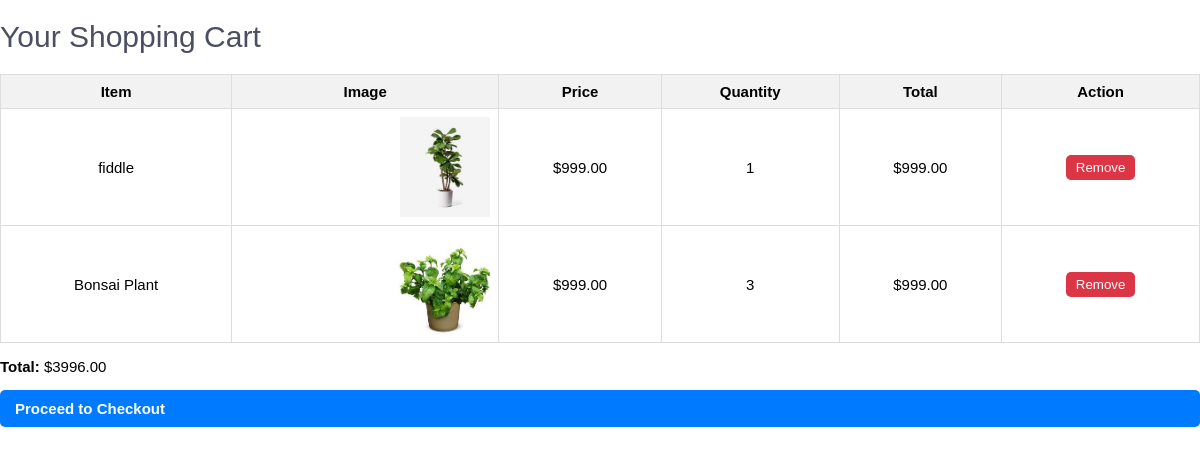
The app's page /cart/ (signed in) with its own data.
### myapp/models.py (models this page shows, shortened)
class CartItem(models.Model):
    cart = models.ForeignKey(Cart, on_delete=models.CASCADE, related_name="items")
    product = models.ForeignKey(Product, on_delete=models.CASCADE)
    quantity = models.PositiveIntegerField(default=1)

class Product(models.Model):
    name = models.CharField(max_length=255)
    category = models.ForeignKey(Category, on_delete=models.SET_NULL, null=True, blank=True)
    price = models.DecimalField(max_digits=10, decimal_places=2)
    stock = models.PositiveIntegerField(default=0)
    image = models.ImageField(upload_to='product_images/', null=True, blank=True)

### myapp/views.py (the view)
# urls.py: path('cart/', views.cart_view, name='cart'),
@login_required
def cart_view(request):
    cart = Cart.objects.filter(user=request.user).first()
    if not cart:
        return render(request, 'cart.html', {'cart_items': [], 'total_price': 0})
    cart_items = cart.items.all()  # or use cart.items.all() if you set related_name="items"
    total_price = sum(item.product.price * item.quantity for item in cart_items)
    return render(request, 'cart.html', {'cart_items': cart_items, 'total_price': total_price})

### myapp/templates/cart.html (shortened to what this page needs)
{% load static %}
<!DOCTYPE html>
<html lang="en">
<head>
    <link rel="stylesheet" href="{% static 'css/style.css' %}">
</head>
<body>
    {% block content %}
    <h1>Your Shopping Cart</h1>
    {% if cart_items %}
        <table>
            <thead>
                <tr>
                    <th>Item</th>
                    <th>Image</th>
                    <th>Price</th>
                    <th>Quantity</th>
                    <th>Total</th>
                    <th>Action</th>
                </tr>
            </thead>
            <tbody>
                {% for item in cart_items %}
                    <tr>
                        <td>{{ item.product.name }}</td>
                        <td>
                            <img src="{{ item.product.image.url }}" alt="{{ item.product.name }}" class="product-image">
                        </td>
                        <td>${{ item.product.price|floatformat:2 }}</td>
                        <td>{{ item.quantity }}</td>
                        <td>${{ item.product.price|floatformat:2 }}</td>
                        <td>
                            <form method="post" action="{% url 'remove_from_cart' item.product.id %}">
                                <button type="submit" class="remove-button">Remove</button>
                            </form>
                        </td>
                    </tr>
                {% endfor %}
            </tbody>
        </table>
        <p><strong>Total:</strong> ${{ total_price|floatformat:2 }}</p>
         <a href="{% url 'checkout' %}" class="buy-now-button">Proceed to Checkout</a>
    {% else %}
        <p>Your cart is empty.</p>
    {% endif %}
    {% endblock %}
</body>
</html>

### myapp/static/style.css (style rules this page uses)
body { font-size: 15px; font-family: 'Poppins', sans-serif; background-color: white; overflow-x: hidden; margin: 0px; padding: 0px; }
html { background-color: white; }
body { font-family: Arial, sans-serif; min-height: 100vh; display: flex; flex-direction: column; background-color: white; }
:root { --red: hsl(0, 78%, 62%); --cyan: hsl(180, 62%, 55%); --orange: hsl(34, 97%, 64%); --blue: hsl(212, 86%, 64%); --varyDarkBlue: hsl(234, 12%, 34%); --grayishBlue: hsl(229, 6%, 66%); --veryLightGray: hsl(0, 0%, 98%); --weight1: 200; --weight2: 400; --weight3: 600; }
h1:first-of-type { font-weight: var(--weight1); color: var(--varyDarkBlue); }
h1:last-of-type { color: var(--varyDarkBlue); }
img { float: right; }
body { background-color: white; }

### myapp/templates/cart.html (style rules this page uses)
table { width: 100%; border-collapse: collapse; }
th, td { border: 1px solid #ddd; padding: 8px; text-align: center; }
th { background-color: #f2f2f2; }
.product-image { max-width: 100px; max-height: 100px; }
.remove-button { background-color: #dc3545; color: white; padding: 5px 10px; text-decoration: none; border: none; border-radius: 5px; cursor: pointer; }
.buy-now-button { display: inline-block; background-color: #007BFF; color: #fff; padding: 10px 15px; text-decoration: none; border-radius: 5px; font-weight: bold; }

### records on screen
CartItem: product.name "fiddle", product.image (picture), product.price "999.00", quantity "1"
CartItem: product.name "Bonsai Plant", product.image (picture), product.price "999.00", quantity "3"

### other values on screen
{{ total_price|floatformat:2 }} "3996.00"
